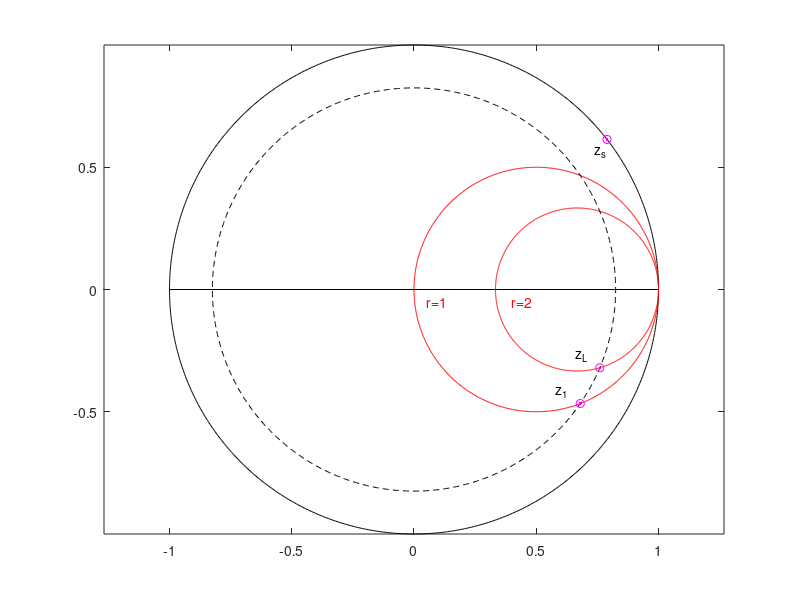

MATLAB code for this plot:
%% Rete di adattamento mediante stub serie

clear all; close all; clc;

f = 3e9 % frequenza 3GHz

ZL = 100-200i % impedenza del carico
Z0 = 50 % impedenza caratteristica del carico

eps_r = 2.2; % permittività relativa del dielettrico

YL = 1/ZL % ammettenza del carico
Y0 = 1/Z0 % ammettenza caratteristica del carico

zL = ZL/Z0 % impedenza normalizzata
rL = real(zL) % resistenza normalizzata
xL = imag(zL) % reattanza normalizzata

yL = 1/zL % ammettenza normalizzata
gL = real(yL) % conduttanza normalizzata
bL = imag(yL) % suscettanza normalizzata

GammaL = (zL-1)/(zL+1) % coefficiente di zL
GammaL_abs = abs(GammaL) % modulo di GammaL
GammaL_angle = angle(GammaL)*180/pi % fase di GammaL

PLa = 1-(abs(GammaL))^2 % potenza attiva al carico 32.00%

VSWR = (1+abs(GammaL))/(1-abs(GammaL)) % S = 10.4039:1

c = 3e8; % velocità della luce nello spazio libero
lambda = c/f/sqrt(eps_r) % 0.0674 m = 67.4 mm

figure;
xx = linspace(0,2*pi,1001);
plot(exp(1i*xx),'k')
axis equal
hold
plot([-1 1],[0 0], 'k')
plot(1/2+1/2*exp(1i*xx),'r')
text(0.05, -0.05,'r=1', 'Color', 'r')
plot(2/3+1/3*exp(i*xx),'r')
text(0.4, -0.05,'r=2', 'Color', 'r')
plot(abs(GammaL)*sin(xx), abs(GammaL)*cos(xx),'--k')
plot(GammaL,'om')
plot(GammaL,'.m')
text(real(GammaL)-0.1, imag(GammaL)+0.05,'z_L')

x1 = -(2*abs(GammaL))/(sqrt(1-(abs(GammaL))^2)) % segno -
z1 = 1+1i*x1 % impendenza interseca il cerchio r=1
Gamma1 = (z1-1)/(z1+1) % coefficiente di z1

plot(Gamma1,'om')
plot(Gamma1,'.m')
text(real(Gamma1)-0.1, imag(Gamma1)+0.05,'z_1')

d_lambda = (angle(GammaL/Gamma1))/(4*pi) % 0.0161
d = d_lambda*lambda % 0.0011 m = 1.1 mm

zs = -1i*x1 % impedenza di ingresso normalizzata
Gamma_s = (zs-1)/(zs+1) % coefficiente di zs

plot(Gamma_s,'om')
plot(Gamma_s,'.m')
text(real(Gamma_s)-0.05, imag(Gamma_s)-0.05,'z_s')

l_cc_lambda = atan(-x1)/(2*pi) % 0.1974 corto circuito
l_cc = l_cc_lambda*lambda % 0.0133 m = 13.3 mm

l_ca_lambda = 0.5+(atan(1/x1)/(2*pi)) % 0.4474 circuito aperto
l_ca = l_ca_lambda*lambda % 0.0302 m = 30.2 mm
